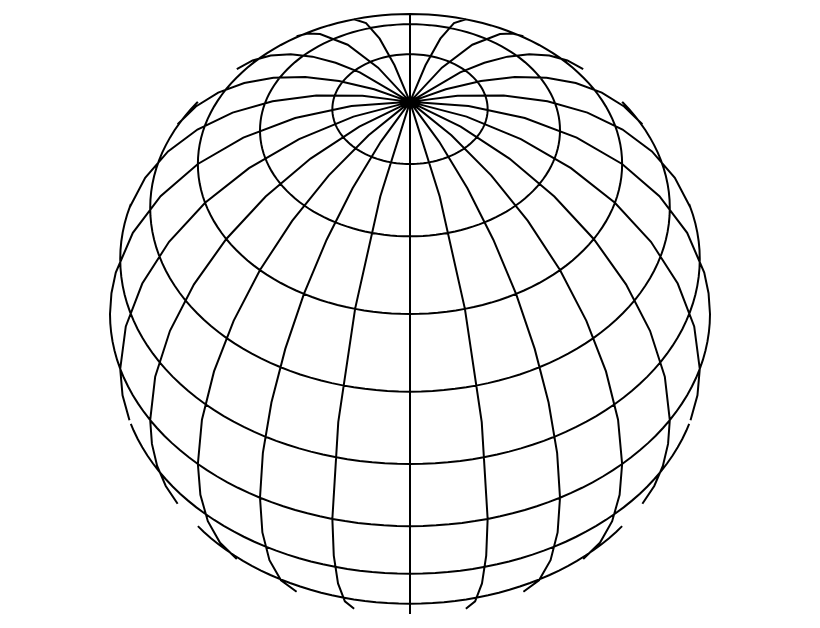

Source (notebook cell):
### Markdown cell above
**graticule generator**

### Code cell
data = alt.graticule(step=[15,15])

alt.Chart(data).mark_geoshape(stroke='black').project(
'orthographic',rotate=[0,-45,0])

### Figure 1 — Vega-Lite specification as saved in the notebook (floating-point values rounded to 4 significant figures)
{"config": {"view": {"continuousWidth": 400, "continuousHeight": 300}}, "data": {"graticule": {"step": [15, 15]}}, "mark": {"type": "geoshape", "stroke": "black"}, "projection": {"rotate": [0, -45, 0], "type": "orthographic"}, "$schema": "https://vega.github.io/schema/vega-lite/v4.17.0.json"}
